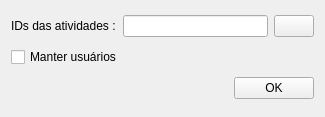
<?xml version="1.0" encoding="UTF-8"?>
<ui version="4.0">
 <class>Form</class>
 <widget class="QWidget" name="Form">
  <property name="geometry">
   <rect>
    <x>0</x>
    <y>0</y>
    <width>325</width>
    <height>117</height>
   </rect>
  </property>
  <property name="windowTitle">
   <string>Form</string>
  </property>
  <layout class="QGridLayout" name="gridLayout">
   <item row="0" column="0">
    <widget class="QLabel" name="label">
     <property name="text">
      <string>IDs das atividades :</string>
     </property>
    </widget>
   </item>
   <item row="0" column="1" colspan="2">
    <layout class="QHBoxLayout" name="horizontalLayout">
     <item>
      <widget class="QLineEdit" name="activity_id_le"/>
     </item>
     <item>
      <widget class="QPushButton" name="extract_field_btn">
       <property name="text">
        <string/>
       </property>
      </widget>
     </item>
    </layout>
   </item>
   <item row="1" column="0" colspan="2">
    <widget class="QCheckBox" name="user_flag_ckb">
     <property name="text">
      <string>Manter usuários</string>
     </property>
    </widget>
   </item>
   <item row="2" column="0" colspan="2">
    <spacer name="horizontalSpacer">
     <property name="orientation">
      <enum>Qt::Horizontal</enum>
     </property>
     <property name="sizeHint" stdset="0">
      <size>
       <width>219</width>
       <height>20</height>
      </size>
     </property>
    </spacer>
   </item>
   <item row="2" column="2">
    <widget class="QPushButton" name="ok_btn">
     <property name="text">
      <string>OK</string>
     </property>
    </widget>
   </item>
  </layout>
 </widget>
 <resources/>
 <connections/>
</ui>
